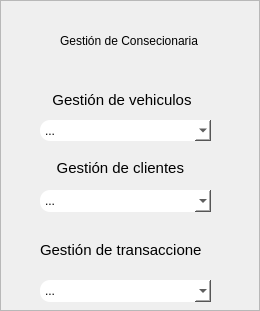
        <widget class="QFrame" name="frame_lateral">
         <property name="minimumSize">
          <size>
           <width>260</width>
           <height>0</height>
          </size>
         </property>
         <property name="maximumSize">
          <size>
           <width>260</width>
           <height>16777215</height>
          </size>
         </property>
         <property name="styleSheet">
          <string notr="true">background-color: rgb(72, 90, 112);

QComboBox{
	background-color: rgb(255, 255, 255);
	border-color: rgb(122, 152, 189);
border-radius: 10px;
}</string>
         </property>
         <property name="frameShape">
          <enum>QFrame::StyledPanel</enum>
         </property>
         <property name="frameShadow">
          <enum>QFrame::Raised</enum>
         </property>
         <widget class="QComboBox" name="comboBox_vehiculo">
          <property name="geometry">
           <rect>
            <x>40</x>
            <y>120</y>
            <width>171</width>
            <height>21</height>
           </rect>
          </property>
          <property name="styleSheet">
           <string notr="true">QComboBox{
	background-color: rgb(255, 255, 255);
	border-color: rgb(122, 152, 189);
border-radius: 10px;
}</string>
          </property>
          <item>
           <property name="text">
            <string>...</string>
           </property>
          </item>
          <item>
           <property name="text">
            <string>Nuevo elemento</string>
           </property>
          </item>
          <item>
           <property name="text">
            <string>Editar Vehiculs</string>
           </property>
          </item>
          <item>
           <property name="text">
            <string>Eliminar Vehiculo</string>
           </property>
          </item>
          <item>
           <property name="text">
            <string>Listar Vehiculos</string>
           </property>
          </item>
         </widget>
         <widget class="QComboBox" name="comboBox_cliente">
          <property name="geometry">
           <rect>
            <x>40</x>
            <y>190</y>
            <width>171</width>
            <height>22</height>
           </rect>
          </property>
          <property name="styleSheet">
           <string notr="true">QComboBox{
	background-color: rgb(255, 255, 255);
	border-color: rgb(122, 152, 189);
border-radius: 10px;
}</string>
          </property>
          <item>
           <property name="text">
            <string>...</string>
           </property>
          </item>
          <item>
           <property name="text">
            <string>Crear cliente</string>
           </property>
          </item>
          <item>
           <property name="text">
            <string>Editar cliente</string>
           </property>
          </item>
          <item>
           <property name="text">
            <string>Eliminar eliente</string>
           </property>
          </item>
          <item>
           <property name="text">
            <string>Listar clientes</string>
           </property>
          </item>
          <item>
           <property name="text">
            <string/>
           </property>
          </item>
         </widget>
         <widget class="QLabel" name="label_3">
          <property name="geometry">
           <rect>
            <x>60</x>
            <y>20</y>
            <width>141</width>
            <height>41</height>
           </rect>
          </property>
          <property name="styleSheet">
           <string notr="true">Qlabel{
font: 87 12pt &quot;Arial BLack&quot;;
}</string>
          </property>
          <property name="text">
           <string>Gestión de Consecionaria</string>
          </property>
         </widget>
         <widget class="QLabel" name="label_2">
          <property name="geometry">
           <rect>
            <x>40</x>
            <y>90</y>
            <width>171</width>
            <height>20</height>
           </rect>
          </property>
          <property name="font">
           <font>
            <pointsize>11</pointsize>
           </font>
          </property>
          <property name="text">
           <string>   Gestión de vehiculos</string>
          </property>
         </widget>
         <widget class="QLabel" name="label_4">
          <property name="geometry">
           <rect>
            <x>40</x>
            <y>160</y>
            <width>161</width>
            <height>16</height>
           </rect>
          </property>
          <property name="font">
           <font>
            <pointsize>11</pointsize>
           </font>
          </property>
          <property name="text">
           <string>    Gestión de clientes</string>
          </property>
         </widget>
         <widget class="QLabel" name="label_5">
          <property name="geometry">
           <rect>
            <x>40</x>
            <y>240</y>
            <width>161</width>
            <height>20</height>
           </rect>
          </property>
          <property name="font">
           <font>
            <pointsize>11</pointsize>
           </font>
          </property>
          <property name="text">
           <string>Gestión de transacciones</string>
          </property>
         </widget>
         <widget class="QComboBox" name="comboBox_transac">
          <property name="geometry">
           <rect>
            <x>40</x>
            <y>280</y>
            <width>171</width>
            <height>22</height>
           </rect>
          </property>
          <property name="styleSheet">
           <string notr="true">QComboBox{
	background-color: rgb(255, 255, 255);
	border-color: rgb(122, 152, 189);
border-radius: 10px;
}</string>
          </property>
          <item>
           <property name="text">
            <string>...</string>
           </property>
          </item>
          <item>
           <property name="text">
            <string>Crear cliente</string>
           </property>
          </item>
          <item>
           <property name="text">
            <string>Editar cliente</string>
           </property>
          </item>
          <item>
           <property name="text">
            <string>Eliminar eliente</string>
           </property>
          </item>
          <item>
           <property name="text">
            <string>Listar clientes</string>
           </property>
          </item>
          <item>
           <property name="text">
            <string/>
           </property>
          </item>
         </widget>
        </widget>
